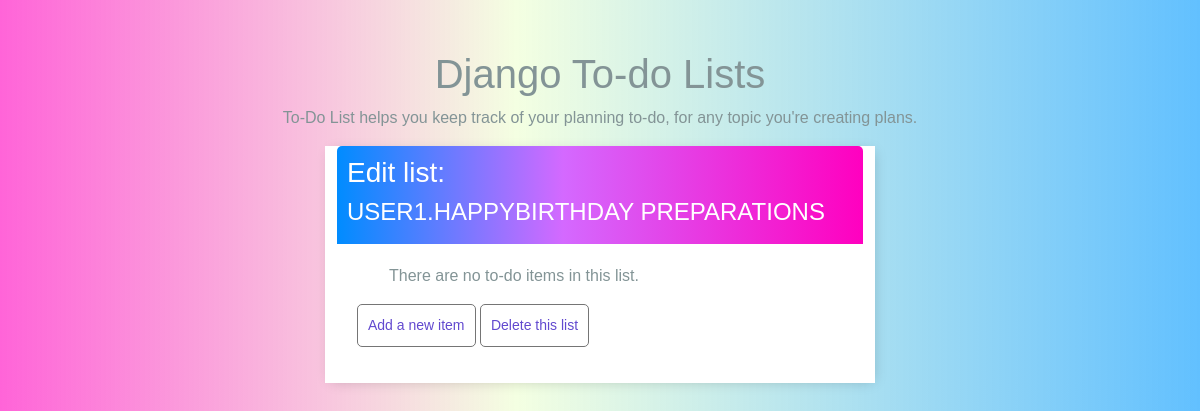
The page /list/1/ on the database as committed earlier.
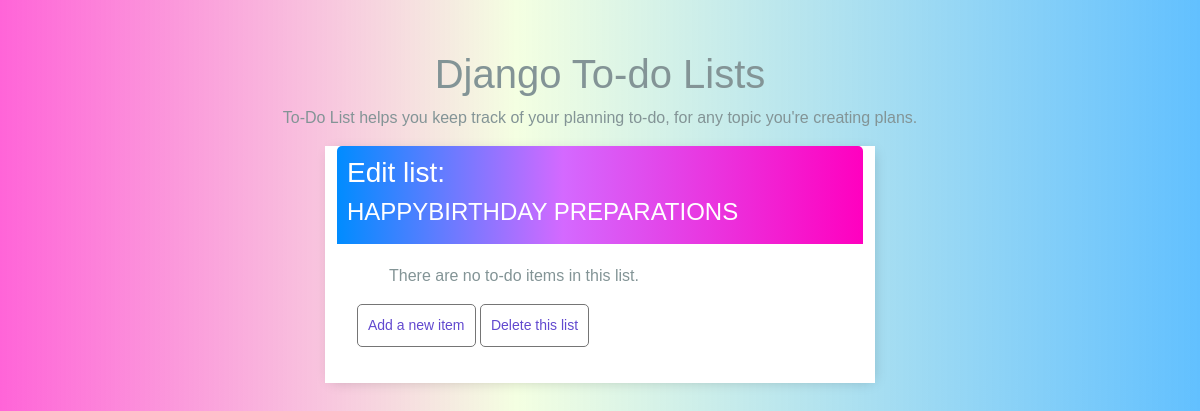
The same page on the database as committed later.
### todo_app/models.py (models this page shows, shortened)
class ToDoList(models.Model):
    title = models.CharField(max_length=100, unique=True)
    user = models.ForeignKey(User, on_delete=models.CASCADE, null=False, blank=False)

### todo_app/views.py (the view)
# urls.py: path("list/<int:list_id>/", views.ItemListView.as_view(), name="list"),
class ItemListView(ListView):
    model = ToDoItem
    template_name = "todo_app/todo_list.html"
    def get_queryset(self):
        return ToDoItem.objects.filter(todo_list_id=self.kwargs["list_id"])
    def get_context_data(self):
        context = super().get_context_data()
        context["todo_list"] = ToDoList.objects.get(id=self.kwargs["list_id"])
        return context

### todo_app/templates/todo_app/todo_list.html
{% extends "base.html" %}
{% block content %}
<div class="header-bar">
    <div>
        <h3>Edit list:</h3>
        <h4>{{ todo_list.title|upper}}</h4>
    </div>
</div>
<div class="card-body">
    <ul>
        {% for todo in object_list %}
        <li>
            <div>
                <div role="button" onclick="location.href='{% url 'todo_app:item-update' todo_list.id todo.id %}'">
                    {{ todo.title }}
                    (Due {{ todo.due_date| date:"l, F j" }})
                </div>
        </li>
        {% empty %}
        <p>There are no to-do items in this list.</p>
        {% endfor %}
    </ul>
    <p>
        <input class="button" value="Add a new item" type="button"
               onclick="location.href='{% url 'todo_app:item-add' todo_list.id %}'"/>
        <input class="button" value="Delete this list" type="button"
               onclick="location.href='{% url 'todo_app:list-delete' todo_list.id %}'"/>
    </p>
</div>
{% endblock %}

Rows that differ between the two databases and show on the page:
changed ToDoList "Add a new item": title "USER1.HAPPYBIRTHDAY PREPARATIONS" → "HAPPYBIRTHDAY PREPARATIONS"
